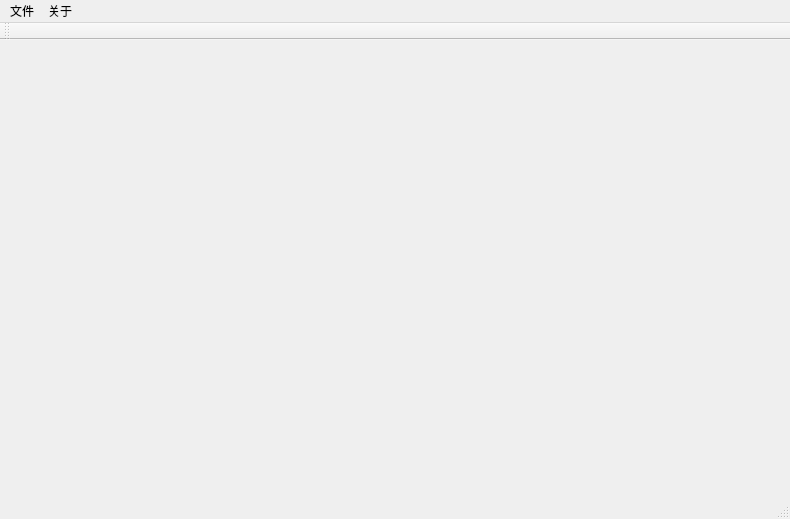
<?xml version="1.0" encoding="UTF-8"?>
<ui version="4.0">
 <class>sketchClass</class>
 <widget class="QMainWindow" name="sketchClass">
  <property name="geometry">
   <rect>
    <x>0</x>
    <y>0</y>
    <width>790</width>
    <height>519</height>
   </rect>
  </property>
  <property name="windowTitle">
   <string>sketch</string>
  </property>
  <widget class="QWidget" name="centralWidget"/>
  <widget class="QMenuBar" name="menuBar">
   <property name="geometry">
    <rect>
     <x>0</x>
     <y>0</y>
     <width>790</width>
     <height>23</height>
    </rect>
   </property>
   <widget class="QMenu" name="menu">
    <property name="title">
     <string>文件</string>
    </property>
    <addaction name="actionOpen"/>
    <addaction name="actionss"/>
   </widget>
   <widget class="QMenu" name="menu_2">
    <property name="title">
     <string>关于</string>
    </property>
    <addaction name="actionAbout"/>
    <addaction name="actionExit"/>
   </widget>
   <addaction name="menu"/>
   <addaction name="menu_2"/>
  </widget>
  <widget class="QToolBar" name="mainToolBar">
   <attribute name="toolBarArea">
    <enum>TopToolBarArea</enum>
   </attribute>
   <attribute name="toolBarBreak">
    <bool>false</bool>
   </attribute>
  </widget>
  <widget class="QStatusBar" name="statusBar"/>
  <action name="actionOpen">
   <property name="text">
    <string>打开</string>
   </property>
  </action>
  <action name="actionAbout">
   <property name="text">
    <string>关于</string>
   </property>
  </action>
  <action name="actionExit">
   <property name="text">
    <string>退出</string>
   </property>
   <property name="iconText">
    <string>退出</string>
   </property>
  </action>
  <action name="actionss">
   <property name="text">
    <string>保存</string>
   </property>
  </action>
 </widget>
 <layoutdefault spacing="6" margin="11"/>
 <resources>
  <include location="sketch.qrc"/>
 </resources>
 <connections/>
 <slots>
  <slot>OpenPressed()</slot>
  <slot>SavePressed()</slot>
 </slots>
</ui>
